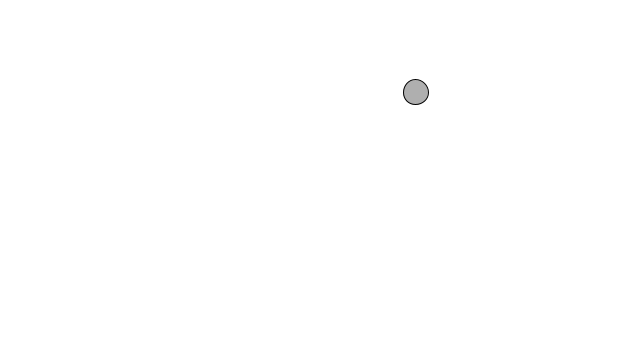
Frame 1 (no input)
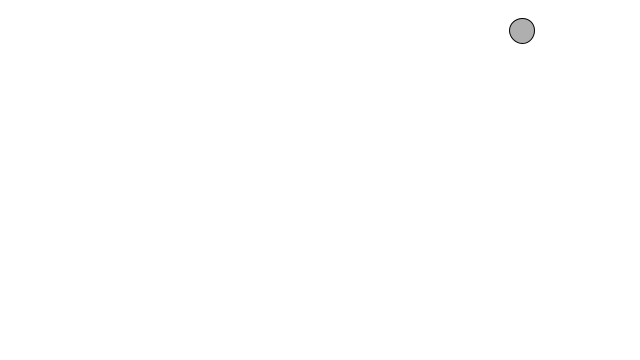
Frame 60 (the mouse pressed at the canvas centre just before this capture)
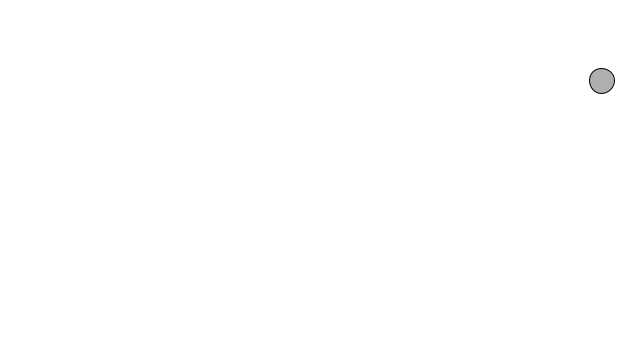
Frame 120 (the mouse held since frame 60 and released just before this capture)

The Processing sketch that drew these frames (run headless with seeded random() and noise(); from frame 60 on, the mouse is pressed at the canvas centre):

// Processing sketch: movimiento_clases
// ── movimiento_clases.pde
Particula part;
 
void setup() {
  size(640,360);
//Creamos la partícula
  part = new Particula();
}
 
void draw() {
  background(255);
 
//Funciones o capacidades del objeto Particula.
  part.actualizar();
  part.comprobarLimites();
  part.dibujar();
}



//Aqui se define lo que es y puede hacer una particula (Clase)
class Particula {
 
//El objeto posee dos propiedades o variables de tipo PVector: posicion and velocidad.
  PVector posicion;
  PVector velocidad;
  
  int radio;
 
  Particula() {
    posicion = new PVector(random(width),random(height));
    velocidad = new PVector(random(-2,2),random(-2,2));
    radio = 25;
  }
 
  void actualizar() {
//La posicion cambia al aplicar velocidad
    posicion.add(velocidad);
  }
 
  void dibujar() {
    stroke(0);
    fill(175);
    ellipse(posicion.x,posicion.y, radio, radio);
  }
 
 //Esta funcion comprueba que la posicion del objeto este dentro de los limites
 //del espacio, creando un espacio toroidal
 /*
  void comprobarLimites() {
    if (posicion.x > width) {
      posicion.x = 0;
    } else if (posicion.x < 0) {
      posicion.x = width;
    }
 
    if (posicion.y > height) {
      posicion.y = 0;
    } else if (posicion.y < 0) {
      posicion.y = height;
    }
  } 
  */
  
   //Esta funcion comprueba que la posicion del objeto este dentro de los limites
 //del espacio, creando un espacio toroidal
 
  void comprobarLimites() {
    //Verificamos que la posicion esté dentro de los limites
    //del espacio, usando los componentes individuales de cada vector.
    if ((posicion.x > width - radio) || (posicion.x < 0 + radio)) {
      //si el objeto se encuentra por fuera, invertimos su direccion.
      velocidad.x = velocidad.x * -1;
    }
    if ((posicion.y > height - radio) || (posicion.y < 0 + radio)) { 
      //si el objeto se encuentra por fuera, invertimos su direccion.
      velocidad.y = velocidad.y * -1;
    }
  } 
  
}
